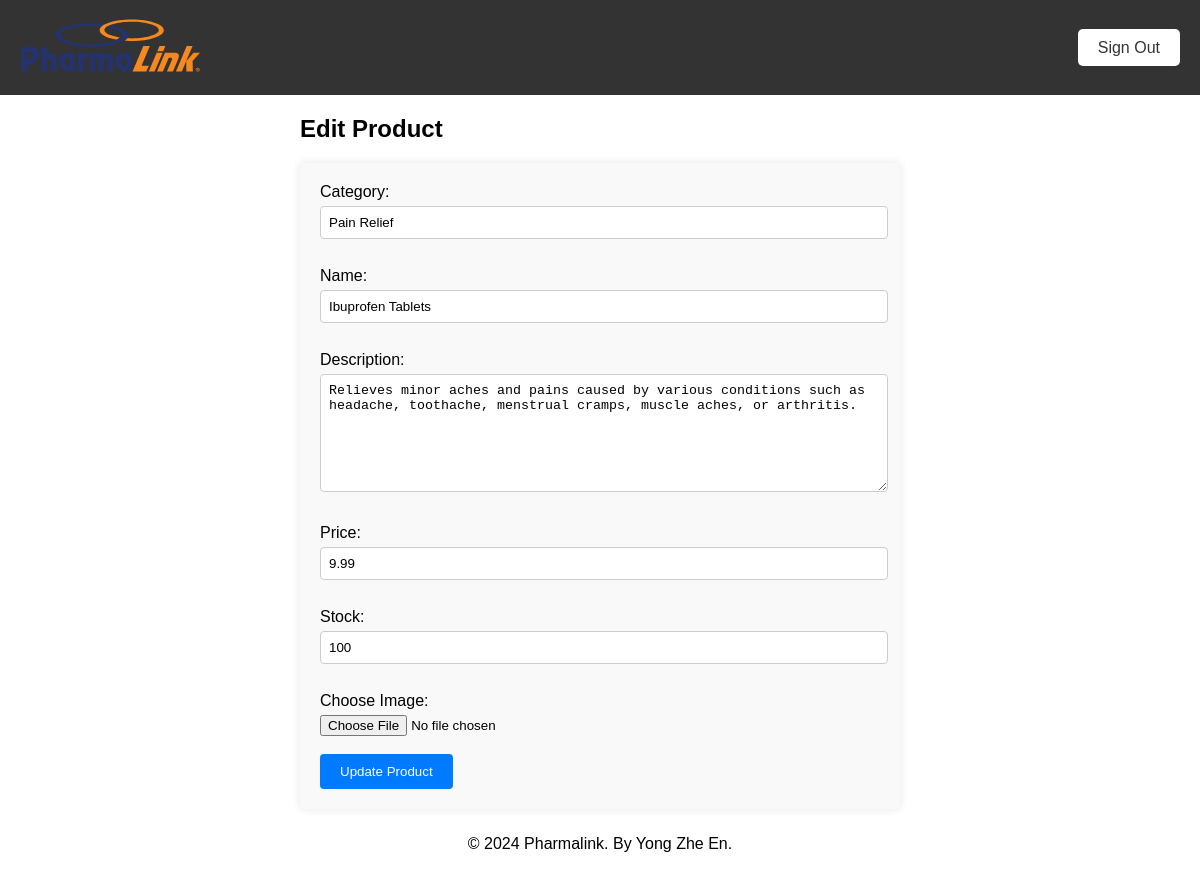
/Pproductlistedit.php?id=11, run on the app's committed database.
### tables this page shows
CREATE TABLE `products` (
  `prod_ID` int(11) NOT NULL,
  `prod_Cat` varchar(255) DEFAULT NULL,
  `prod_Name` varchar(255) DEFAULT NULL,
  `prod_Desc` text DEFAULT NULL,
  `ProdP` decimal(10,2) DEFAULT NULL,
  `ProdStock` int(11) DEFAULT NULL,
  `total_profit` decimal(10,2) DEFAULT 0.00,
  `img_path` varchar(125) DEFAULT NULL
);

### Pproductlistedit.php (the view, shortened to what this page needs)
<?php
include 'db_connection.php';
$id = $_GET['id'];
$sql = "SELECT * FROM products WHERE prod_ID = $id";
$result = $conn->query($sql);
if ($result && $result->num_rows > 0) {
    $product = $result->fetch_assoc();
} else {
    header("Location: Pproductlist.php");
    exit();
}
?>
<!DOCTYPE html>
<html lang="en">
<head>
    <link rel="stylesheet" href="css/global.css">
    <link rel="stylesheet" href="css/header.css">
    <link rel="stylesheet" href="css/edit.css">
</head>
<body>
    <?php include 'include/Pheader.php'; ?>
    <div class="container">
        <h2>Edit Product</h2>
        <form action="" method="post" enctype="multipart/form-data">
            <label for="prod_Cat">Category:</label>
            <input type="text" id="prod_Cat" name="prod_Cat" value="<?php echo $product['prod_Cat']; ?>" required><br><br>
            <label for="prod_Name">Name:</label>
            <input type="text" id="prod_Name" name="prod_Name" value="<?php echo $product['prod_Name']; ?>" required><br><br>
            <label for="prod_Desc">Description:</label>
            <textarea id="prod_Desc" name="prod_Desc" rows="4" required><?php echo $product['prod_Desc']; ?></textarea><br><br>
            <label for="ProdP">Price:</label>
            <input type="number" id="ProdP" name="ProdP" value="<?php echo $product['ProdP']; ?>" required><br><br>
            <label for="ProdStock">Stock:</label>
            <input type="number" id="ProdStock" name="ProdStock" value="<?php echo $product['ProdStock']; ?>" required><br><br>
            <label for="image">Choose Image:</label>
            <input type="file" id="image" name="image"><br><br>
            <button type="submit">Update Product</button>
        </form>
    </div>
    <?php include 'include/footer.php'; ?>
</body>
</html>

### css/global.css (style rules this page uses)
body { font-family: Arial, sans-serif; margin: 0; padding: 0; }

### css/edit.css (style rules this page uses)
.container { width: 50%; margin: 0 auto; }
form { background-color: #f9f9f9; padding: 20px; border-radius: 5px; box-shadow: 0 0 10px rgba(0, 0, 0, 0.1); }
label { display: block; margin-bottom: 5px; }
input[type="text"], input[type="number"], textarea { width: calc(100% - 10px); padding: 8px; margin-bottom: 10px; border: 1px solid #ccc; border-radius: 4px; }
textarea { resize: vertical; height: 100px; }
button[type="submit"] { background-color: #007bff; color: white; padding: 10px 20px; border: none; border-radius: 4px; cursor: pointer; }

### data on the page
products: prod_Cat "Pain Relief", prod_Name "Ibuprofen Tablets", prod_Desc "Relieves minor aches and pains caused by various conditions such as headache, toothache, menstrual cramps, muscle aches, or arthritis.", ProdP "9.99", ProdStock "100"
